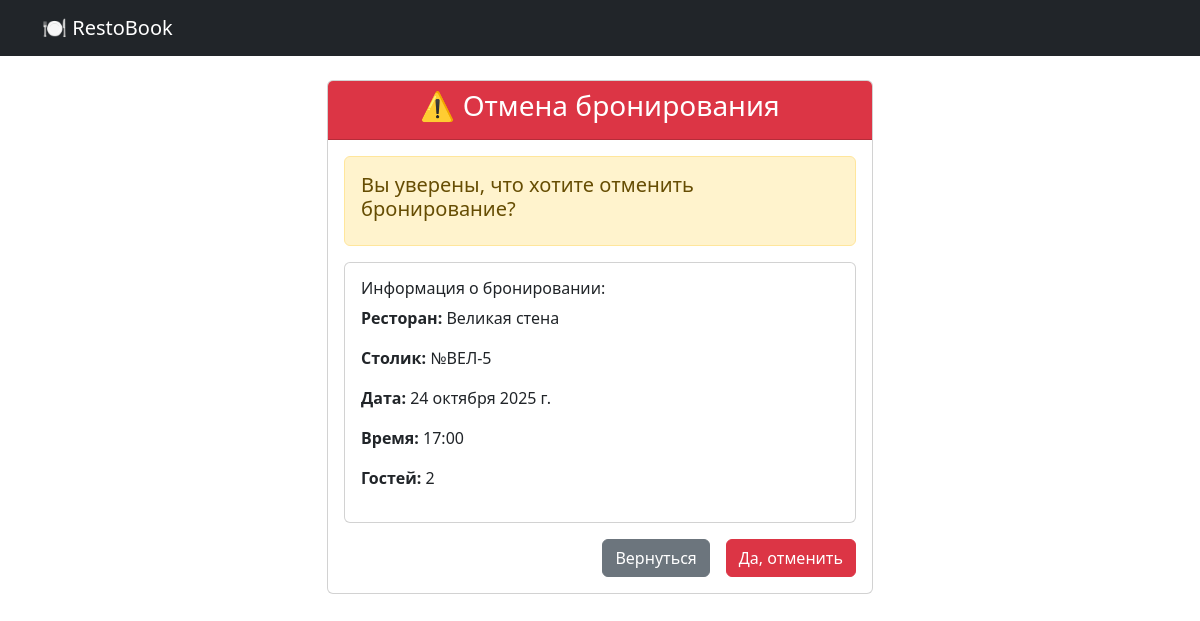
/reservations/6/cancel/ (signed in), run on the app's committed database.
### restaurant/models.py (models this page shows, shortened)
class Reservation(models.Model):
    STATUS_CHOICES = [
        ('confirmed', 'Подтверждено'),
        ('pending', 'Ожидание'),
        ('cancelled', 'Отменено'),
    ]
    user = models.ForeignKey(User, on_delete=models.CASCADE)
    table = models.ForeignKey(Table, on_delete=models.CASCADE)
    reservation_date = models.DateField()
    reservation_time = models.TimeField()
    guests_count = models.IntegerField()
    special_requests = models.TextField(blank=True, verbose_name='Особые пожелания')  # ДОБАВЛЕНО ПОЛЕ
    status = models.CharField(max_length=20, choices=STATUS_CHOICES, default='pending')
    created_at = models.DateTimeField(default=timezone.now)

class Table(models.Model):
    restaurant = models.ForeignKey(Restaurant, on_delete=models.CASCADE)
    table_number = models.CharField(max_length=10)
    capacity = models.IntegerField()
    price_per_hour = models.DecimalField(max_digits=8, decimal_places=2, default=500.00)

class Restaurant(models.Model):
    CUISINE_TYPES = [
        ('italian', 'Итальянская'),
        ('japanese', 'Японская'),
        ('russian', 'Русская'),
        ('french', 'Французская'),
        ('chinese', 'Китайская'),
        ('georgian', 'Грузинская'),
        ('american', 'Американская'),
    ]
    name = models.CharField(max_length=100)
    description = models.TextField()
    address = models.TextField()
    phone = models.CharField(max_length=20)
    cuisine_type = models.CharField(max_length=50, choices=CUISINE_TYPES)
    opening_hours = models.CharField(max_length=100, default='10:00-22:00')
    image = models.ImageField(upload_to='restaurants/', blank=True, null=True)
    created_by = models.ForeignKey(User, on_delete=models.SET_NULL, null=True, blank=True)
    created_at = models.DateTimeField(default=timezone.now)

### restaurant/views.py (the view)
# urls.py: path('reservations/<int:reservation_id>/cancel/', views.cancel_reservation, name='cancel_reservation'),
@login_required
def cancel_reservation(request, reservation_id):
    reservation = get_object_or_404(Reservation, id=reservation_id, user=request.user)
    if request.method == 'POST':
        reservation.status = 'cancelled'
        reservation.save()
        messages.success(request, '✅ Бронирование отменено')
        return redirect('user_reservations')
    context = {
        'reservation': reservation
    }
    return render(request, 'restaurant/cancel_reservation.html', context)

### templates/restaurant/cancel_reservation.html (shortened to what this page needs)
<!DOCTYPE html>
<html lang="ru">
<head>
    <link href="https://cdn.jsdelivr.net/npm/bootstrap@5.3.0/dist/css/bootstrap.min.css" rel="stylesheet">
</head>
<body>
    <nav class="navbar navbar-expand-lg navbar-dark bg-dark">
        <div class="container">
            <a class="navbar-brand" href="{% url 'home' %}">🍽 RestoBook</a>
        </div>
    </nav>
    <div class="container mt-4">
        <div class="row justify-content-center">
            <div class="col-md-6">
                <div class="card">
                    <div class="card-header bg-danger text-white">
                        <h3 class="text-center">⚠️ Отмена бронирования</h3>
                    </div>
                    <div class="card-body">
                        <div class="alert alert-warning">
                            <h5>Вы уверены, что хотите отменить бронирование?</h5>
                        </div>
                        <div class="card mb-3">
                            <div class="card-body">
                                <h6>Информация о бронировании:</h6>
                                <p><strong>Ресторан:</strong> {{ reservation.table.restaurant.name }}</p>
                                <p><strong>Столик:</strong> №{{ reservation.table.table_number }}</p>
                                <p><strong>Дата:</strong> {{ reservation.reservation_date }}</p>
                                <p><strong>Время:</strong> {{ reservation.reservation_time }}</p>
                                <p><strong>Гостей:</strong> {{ reservation.guests_count }}</p>
                            </div>
                        </div>
                        <form method="post">
                            <div class="d-grid gap-2 d-md-flex justify-content-md-end">
                                <a href="{% url 'user_reservations' %}" class="btn btn-secondary me-md-2">Вернуться</a>
                                <button type="submit" class="btn btn-danger">Да, отменить</button>
                            </div>
                        </form>
                    </div>
                </div>
            </div>
        </div>
    </div>
</body>
</html>

### data on the page
Reservation: table.restaurant.name "Великая стена", table.table_number "ВЕЛ-5", reservation_date "24 октября 2025 г.", reservation_time "17:00", guests_count "2"
